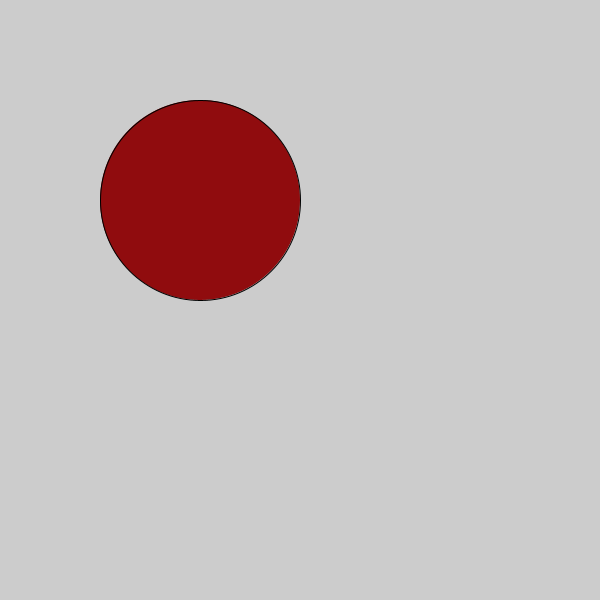
Frame 1 (no input)
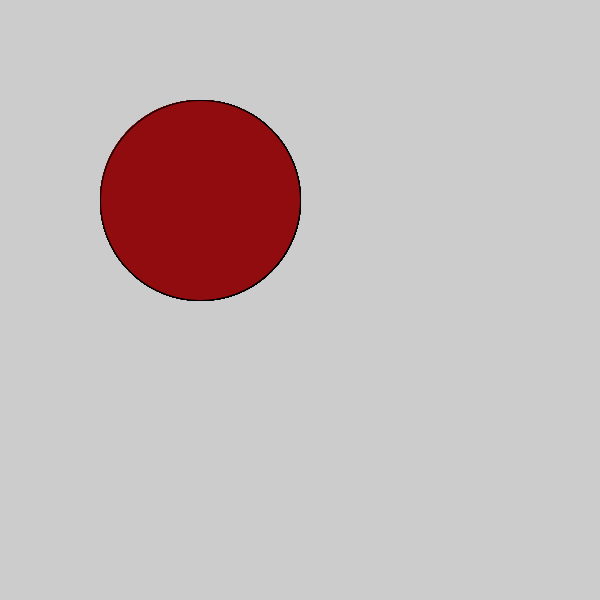
Frame 60 (the mouse pressed at the canvas centre just before this capture)
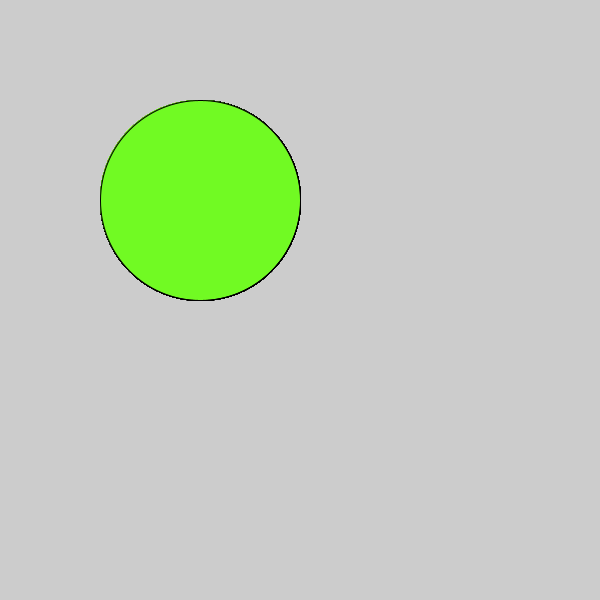
Frame 120 (the mouse held since frame 60 and released just before this capture)

The Processing sketch that drew these frames (run headless with seeded random() and noise(); from frame 60 on, the mouse is pressed at the canvas centre):

// Processing sketch: Logical_Dot
// ── Logical_Dot.pde


void setup() {
  size(600, 600);
}

void draw() {


  if (mousePressed) {
    fill(#71FA23);
  } else {
    fill(#900C0E);
  }
  ellipse(200, 200, 200, 200);
}
